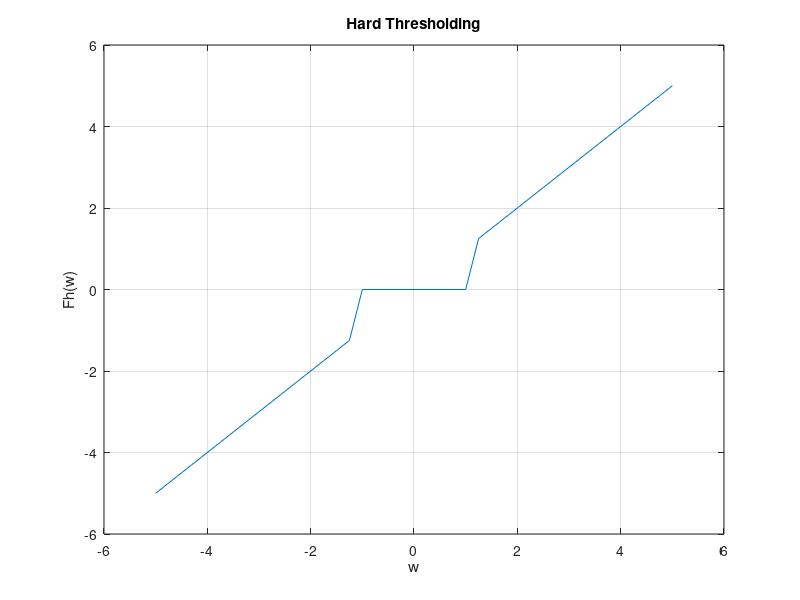

This figure's MATLAB source:
clc;
clear all;
t=1.25;
x=-5:0.25:5;
for i=1:length(x)
if (abs(x(i))<t)
    ht(i)=0;
elseif(abs(x(i))>=t)
    ht(i)=x(i);

end
end
plot(x,ht)
grid on
xlabel('w');
ylabel('Fh(w)');
title('Hard Thresholding');